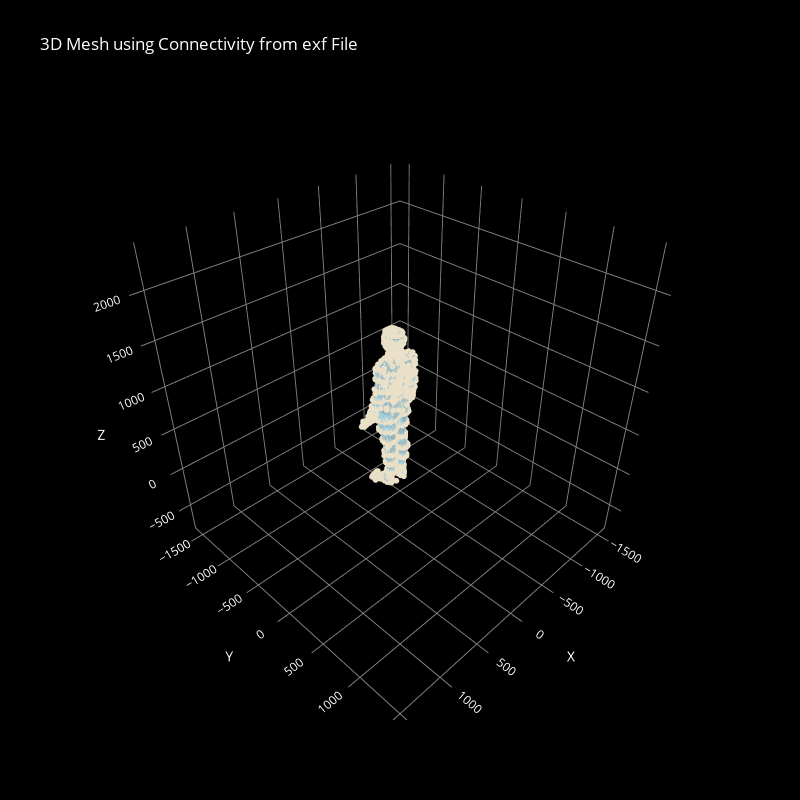

This figure's notebook cell:
### Code cell
# Extract coordinate lists for plotting
x_vals = [node['x'] for node in nodes]
y_vals = [node['y'] for node in nodes]
z_vals = [node['z'] for node in nodes]
scatter = go.Scatter3d(
    x=x_vals,
    y=y_vals,
    z=z_vals,
    mode='markers',
    marker=dict(size=2, color="#eae0c8")
)

fig = go.Figure(data=[mesh, scatter])
fig.update_layout(
    title="3D Mesh using Connectivity from exf File",
    scene=dict(
        xaxis=dict(title='X', range=axis_range,
                   backgroundcolor="black",
                   gridcolor="gray",
                   showbackground=True,
                   zerolinecolor="gray"),
        yaxis=dict(title='Y', range=axis_range,
                   backgroundcolor="black",
                   gridcolor="gray",
                   showbackground=True,
                   zerolinecolor="gray"),
        zaxis=dict(title='Z', range=[range + 800 for range in axis_range],
                   backgroundcolor="black",
                   gridcolor="gray",
                   showbackground=True,
                   zerolinecolor="gray"),
        aspectmode="cube"
    ),
    paper_bgcolor="black",  # background color outside the 3D scene
    plot_bgcolor="black",   # background color of the plotting area
    title_font_color="white",  # make the title text white
    font=dict(color="white"),
    width=800,
    height=800
)
fig.show()

### Figure 1 — Plotly figure (JSON) as saved in the notebook; plotly's stock layout.template omitted (floating-point values rounded to 4 significant figures; data arrays with more than 128 entries replaced by an {"elided": "..."} marker saying what was removed)
{"data": [{"color": "lightblue", "i": {"elided": "15312 int values"}, "j": {"elided": "15312 int values"}, "k": {"elided": "15312 int values"}, "opacity": 0.5, "type": "mesh3d", "x": {"elided": "1637 float values"}, "y": {"elided": "1637 float values"}, "z": {"elided": "1637 float values"}}, {"marker": {"color": "#eae0c8", "size": 2}, "mode": "markers", "type": "scatter3d", "x": {"elided": "4027 float values"}, "y": {"elided": "4027 float values"}, "z": {"elided": "4027 float values"}}], "layout": {"font": {"color": "white"}, "height": 800, "paper_bgcolor": "black", "plot_bgcolor": "black", "scene": {"aspectmode": "cube", "xaxis": {"backgroundcolor": "black", "gridcolor": "gray", "range": [-1640.0, 1640.0], "showbackground": true, "title": {"text": "X"}, "zerolinecolor": "gray"}, "yaxis": {"backgroundcolor": "black", "gridcolor": "gray", "range": [-1640.0, 1640.0], "showbackground": true, "title": {"text": "Y"}, "zerolinecolor": "gray"}, "zaxis": {"backgroundcolor": "black", "gridcolor": "gray", "range": [-840.0, 2440.0], "showbackground": true, "title": {"text": "Z"}, "zerolinecolor": "gray"}}, "title": {"font": {"color": "white"}, "text": "3D Mesh using Connectivity from exf File"}, "width": 800}}
